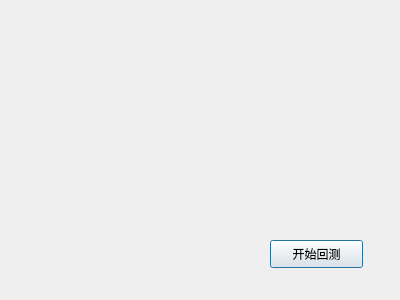
<?xml version="1.0" encoding="UTF-8"?>
<ui version="4.0">
 <class>Backtesting</class>
 <widget class="QDialog" name="Backtesting">
  <property name="geometry">
   <rect>
    <x>0</x>
    <y>0</y>
    <width>400</width>
    <height>300</height>
   </rect>
  </property>
  <property name="windowTitle">
   <string>Backtesting</string>
  </property>
  <widget class="QPushButton" name="startButton">
   <property name="geometry">
    <rect>
     <x>270</x>
     <y>240</y>
     <width>93</width>
     <height>28</height>
    </rect>
   </property>
   <property name="text">
    <string>开始回测</string>
   </property>
  </widget>
 </widget>
 <layoutdefault spacing="6" margin="11"/>
 <resources/>
 <connections/>
</ui>
